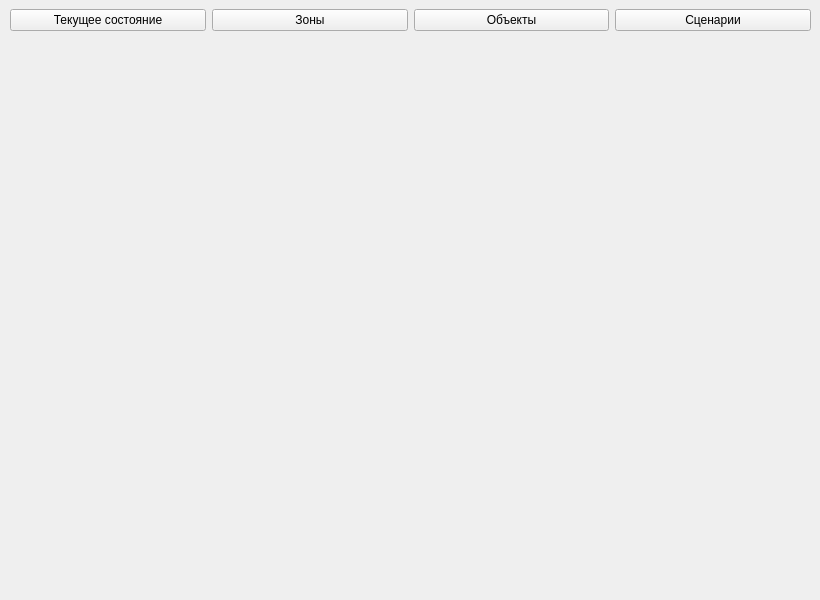
<?xml version="1.0" encoding="UTF-8"?>
<ui version="4.0">
 <class>Form</class>
 <widget class="QWidget" name="Form">
  <property name="geometry">
   <rect>
    <x>0</x>
    <y>0</y>
    <width>820</width>
    <height>600</height>
   </rect>
  </property>
  <property name="windowTitle">
   <string>Form</string>
  </property>
  <widget class="QWidget" name="horizontalLayoutWidget">
   <property name="geometry">
    <rect>
     <x>10</x>
     <y>0</y>
     <width>801</width>
     <height>41</height>
    </rect>
   </property>
   <layout class="QHBoxLayout" name="horizontalLayout">
    <item>
     <widget class="QPushButton" name="pushButton_5">
      <property name="text">
       <string>Текущее состояние</string>
      </property>
     </widget>
    </item>
    <item>
     <widget class="QPushButton" name="pushButton_3">
      <property name="text">
       <string>Зоны</string>
      </property>
     </widget>
    </item>
    <item>
     <widget class="QPushButton" name="pushButton_2">
      <property name="text">
       <string>Объекты</string>
      </property>
     </widget>
    </item>
    <item>
     <widget class="QPushButton" name="pushButton_4">
      <property name="text">
       <string>Сценарии</string>
      </property>
     </widget>
    </item>
   </layout>
  </widget>
 </widget>
 <resources/>
 <connections/>
</ui>
